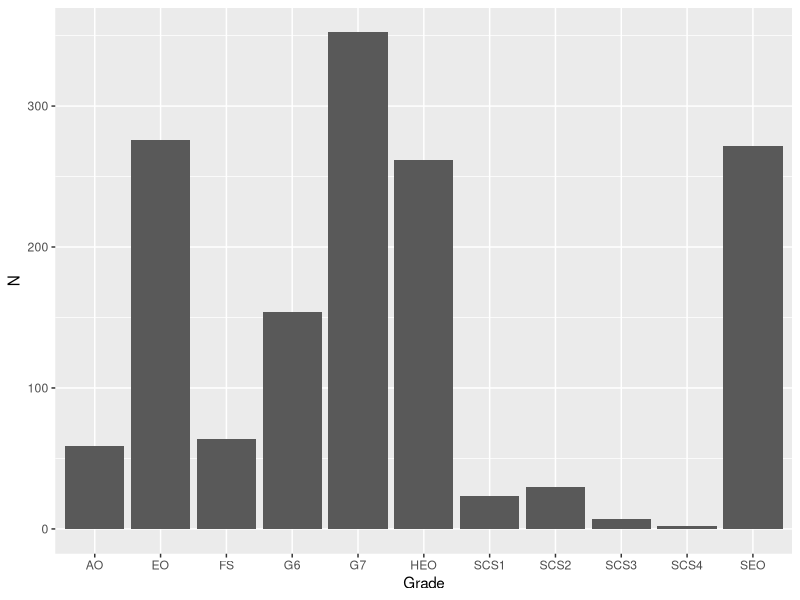

Generate this figure with R:
## ---- chunk 1
knitr::opts_chunk$set(collapse = TRUE)
library("data.table")
library("here")
library("ggplot2")
## ---- chunk 2
c <- read.csv(here("static", "data", "department-of-health__31-03-2016__dh_010416-DH-Organogram-junior.csv"), stringsAsFactors = FALSE)
d <-read.csv(here("static", "data", "department-of-health__31-03-2016__dh_010416-DH-Organogram-senior.csv"), stringsAsFactors = FALSE)

c <- as.data.table(c)
d<- as.data.table(d)
## ---- chunk 3
juniors = c[,.(N=sum(Number.of.Posts.in.FTE),min=min(Payscale.Minimum....),max=max(Payscale.Maximum....)),by=Grade]
seniors = d[!(Name %in% c("N/D","ELIMINIATED", "VACANT")),.(N=sum(FTE),min=max(Actual.Pay.Floor....),max=max(Actual.Pay.Ceiling....)),by=Grade..or.equivalent.]
## ---- chunk 4
combined <- rbindlist(list(juniors,seniors))

combined <- combined[order(min)] 

combined[,cumulative:=cumsum(N)]

total_staff <- combined[,sum(N)]
median_record <- combined[cumulative>total_staff/2][1]
median_salary = median_record[,min]
## ---- chunk 5
total_bill_min <- combined[,sum(N*min)]
total_hours <- (365.25 / 7 * 5 - 25 -9) * (37/5)

avg_hourly <- median_salary/total_hours 
avg_minutely <- avg_hourly/60
## ---- chunk 6
total_staff

median_salary

total_bill_min

avg_hourly

ggplot(data=combined, aes(Grade, N)) + geom_col()
